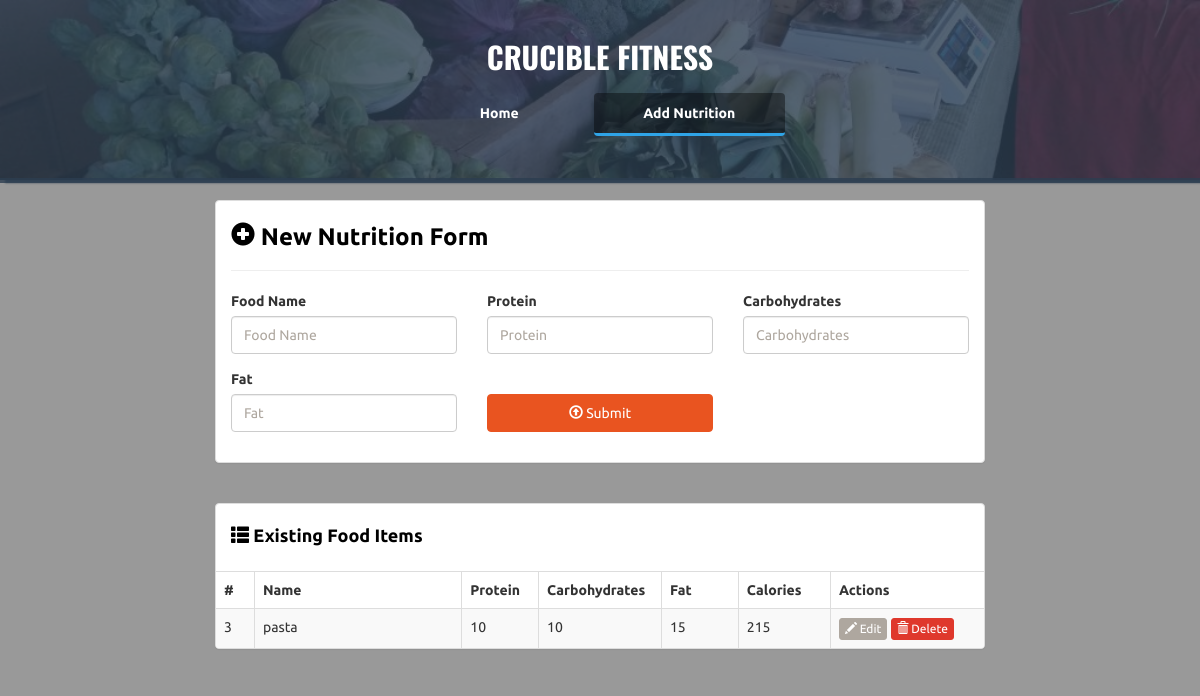
Before: /add (signed in) with the older database file.
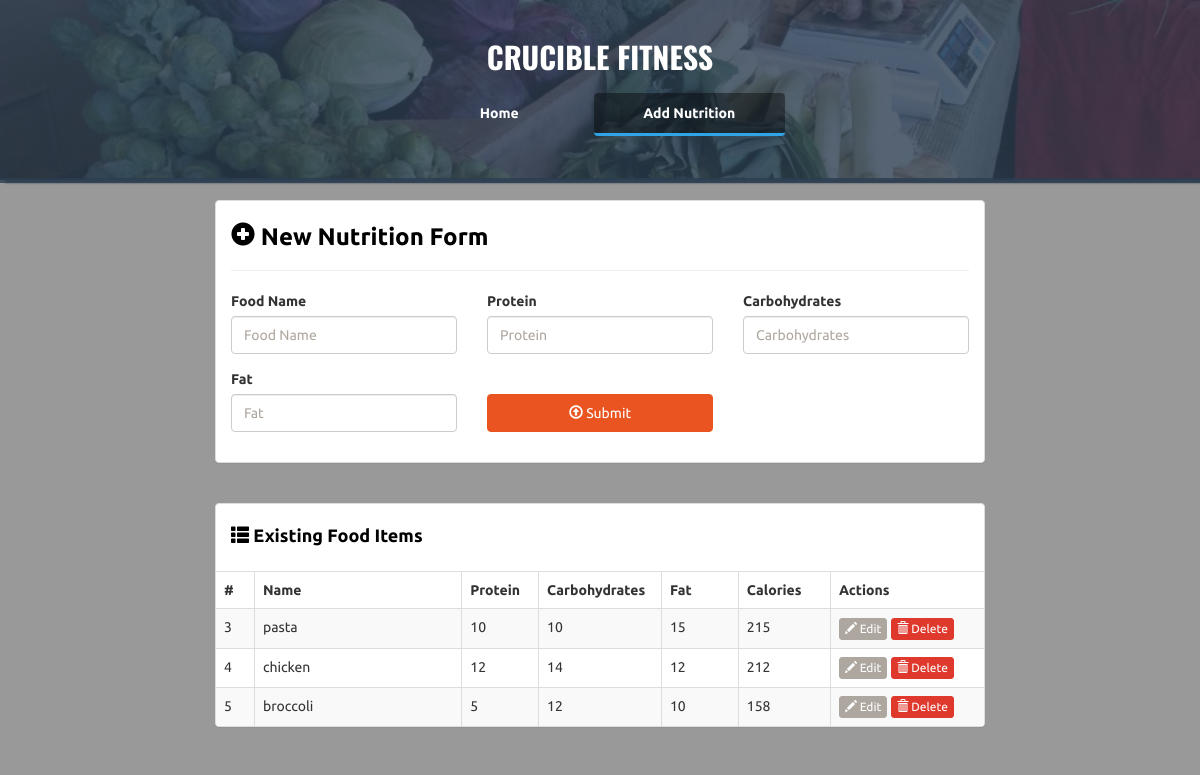
After: the same page with the newer database file.
### cruciblefit/models.py (models this page shows)
class Food(db.Model):
    id = db.Column(db.Integer, primary_key=True)
    name = db.Column(db.String(50), unique=True, nullable=False)
    protein = db.Column(db.Integer, nullable=False)
    carbs = db.Column(db.Integer, nullable=False)
    fats = db.Column(db.Integer, nullable=False)
    user_id = db.Column(db.Integer, db.ForeignKey('user.id')) #added
    @property
    def calories(self):
        protein_calc = self.protein * 4
        carbs_calc = self.carbs * 4
        fats_calc = self.fats * 9
        total_calories = protein_calc + carbs_calc + fats_calc
        return total_calories

### cruciblefit/start/routes.py (the view)
@start.route("/add")
@login_required
def add():
    foods = Food.query.all()
    return render_template("add.html", user=current_user, foods=foods, food = None)

### cruciblefit/__init__.py (called while the page is built)
def create_app():
    app = Flask(__name__)
    app.config['SECRET_KEY'] = 'supersecretkey'
    app.config['SQLALCHEMY_DATABASE_URI'] = 'sqlite:///crucible_data.db'
    db.init_app(app)
    app.register_blueprint(start)
    app.register_blueprint(auth)
    from . import models    #do not delete or move this, it is needed for the database to load properly
    with app.app_context():
        db.create_all()
    login_manager = LoginManager()
    login_manager.login_view = 'auth.login'
    login_manager.init_app(app)
    @login_manager.user_loader
    def load_user(id):
        return models.User.query.get(int(id))
    return app

### cruciblefit/templates/add.html (shortened to what the changed rows need)
<!DOCTYPE html>
<html lang="en">
<head>
    <link rel="stylesheet" href="{{ url_for('static', filename = 'bs/css/united.min.css') }}"/>
    <link rel="stylesheet" href="{{ url_for('static', filename = 'styles.css') }}"/>
</head>
<body>
<div class="container-fluid" id="wrapper">
    <div class="row" id="homeJumbo">
        <div class="col-lg-12">
            <h1>
                <a href="{{ url_for('start.index') }}">CRUCIBLE FITNESS</a>
            </h1>
        </div>
    </div>
    <div class="row t20">
        <div class="col-lg-8 col-lg-offset-2">
            <div class="panel panel-default">
                <div class="table-responsive">
                    <table class="table table-striped table-hover table-bordered">
                        <thead>
                        <tr>
                            <th style="width: 5%;">#</th>
                            <th>Name</th>
                            <th style="width: 10%;">Protein</th>
                            <th style="width: 16%;">Carbohydrates</th>
                            <th style="width: 10%;">Fat</th>
                            <th style="width: 12%;">Calories</th>
                            <th style="width: 20%;">Actions</th>
                        </tr>
                        </thead>
                        <tbody>
                        {% for food in foods %}
                        <tr>
                            <td>{{ food.id }}</td>
                            <td>{{ food.name }}</td>
                            <td>{{ food.protein }}</td>
                            <td>{{ food.carbs }}</td>
                            <td>{{ food.fats }}
                            <td>{{ food.calories }}</td>
                            <td>
                                <a href="{{ url_for('start.edit_food', food_id=food.id) }}" class="btn btn-default btn-xs">
                                    <i class="glyphicon glyphicon-pencil"></i> Edit
                                </a>
                                <a href="{{ url_for('start.delete_food', food_id=food.id) }}" class="btn btn-danger btn-xs">
                                    <i class="glyphicon glyphicon-trash"></i> Delete
                                </a>
                            </td>
                        </tr>
                        {% endfor %}
                        </tbody>
                    </table>
                </div>
            </div>
        </div>
    </div>
</div>
</body>
</html>

Changed rows visible on the page:
added Food: id "4", name "chicken", protein "12", carbs "14", fats "12", calories "212"
added Food: id "5", name "broccoli", protein "5", carbs "12", fats "10", calories "158"
